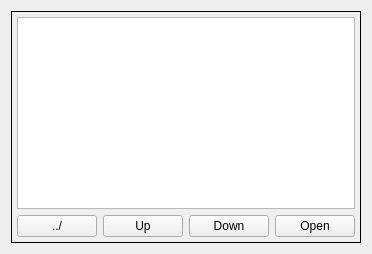
            <widget class="QWidget" name="tab_3">
             <attribute name="title">
              <string>File</string>
             </attribute>
             <layout class="QGridLayout" name="gridLayout_13">
              <item row="0" column="0">
               <widget class="QFrame" name="gridFrame_2">
                <property name="frameShape">
                 <enum>QFrame::Box</enum>
                </property>
                <layout class="QGridLayout" name="gridLayout_12">
                 <property name="leftMargin">
                  <number>5</number>
                 </property>
                 <property name="topMargin">
                  <number>5</number>
                 </property>
                 <property name="rightMargin">
                  <number>5</number>
                 </property>
                 <property name="bottomMargin">
                  <number>5</number>
                 </property>
                 <item row="1" column="3">
                  <widget class="QPushButton" name="navOpen">
                   <property name="text">
                    <string>Open</string>
                   </property>
                  </widget>
                 </item>
                 <item row="0" column="0" colspan="4">
                  <widget class="FileSystemTable" name="filesystemtable">
                   <property name="hiddenColumns" stdset="0">
                    <string>1,2</string>
                   </property>
                   <attribute name="horizontalHeaderMinimumSectionSize">
                    <number>150</number>
                   </attribute>
                   <attribute name="horizontalHeaderDefaultSectionSize">
                    <number>300</number>
                   </attribute>
                   <attribute name="verticalHeaderMinimumSectionSize">
                    <number>50</number>
                   </attribute>
                   <attribute name="verticalHeaderDefaultSectionSize">
                    <number>50</number>
                   </attribute>
                  </widget>
                 </item>
                 <item row="1" column="2">
                  <widget class="QPushButton" name="navDown">
                   <property name="text">
                    <string>Down</string>
                   </property>
                  </widget>
                 </item>
                 <item row="1" column="0">
                  <widget class="QPushButton" name="navParent">
                   <property name="text">
                    <string>../</string>
                   </property>
                  </widget>
                 </item>
                 <item row="1" column="1">
                  <widget class="QPushButton" name="navUp">
                   <property name="text">
                    <string>Up</string>
                   </property>
                  </widget>
                 </item>
                </layout>
               </widget>
              </item>
             </layout>
            </widget>
